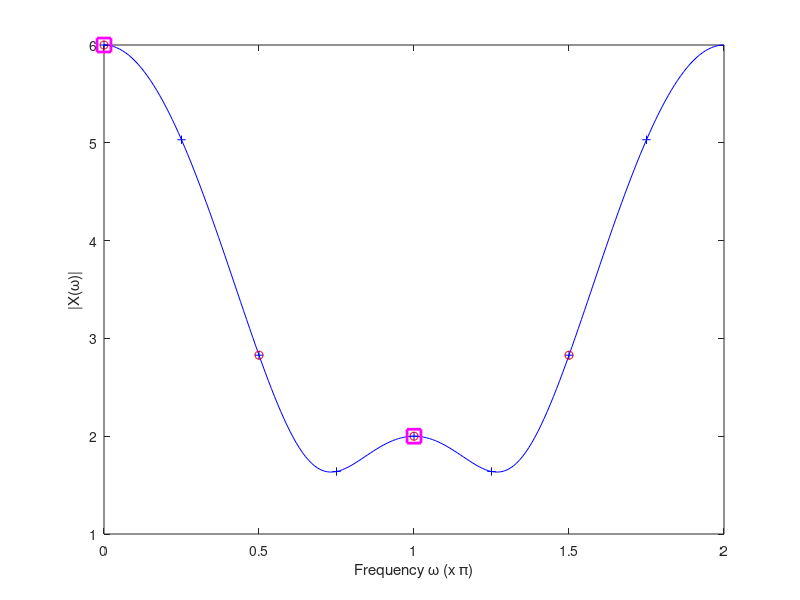

The MATLAB source for this figure: (Note: this script raises an error after producing the figure.)
% to demonstrate the relationship between DTFT, DFS and DFT

% first, consider a length-4 signal x(n)=[0, 1, 2, 3] for 0<=n<=3

x = [0:3];

% its DTFT
w = [0:0.01*pi:2*pi];
% find its DTFT
Xw = exp(-j*w) + 2*exp(-j*2*w) + 3* exp(-j*3*w);

% DFS
% sample Xw 4 points per 2pi
N = 4;
w1 = [0:N-1]/N * 2 *pi;
Xw1 = exp(-j*w1) + 2*exp(-j*2*w1) + 3* exp(-j*3*w1);
% IDFS
x1 = ifft(Xw1);
% periodic extension of x1 in the time domain
n = 12;
x1 = repmat(x1, [1, n/N]);

% sample Xw 8 points per 2pi
N = 8;
w2 = [0:N-1]/N * 2 *pi;
Xw2 = exp(-j*w2) + 2*exp(-j*2*w2) + 3* exp(-j*3*w2);
% IDFS
x2 = ifft(Xw2);
% periodic extension of x1 in the time domain
x2 = repmat(x2, [1, ceil(n/N)]);
x2 = x2(1:n);

% sample Xw 2 points per 2pi
N = 2;
w3 = [0:N-1]/N * 2 *pi;
Xw3 = exp(-j*w3) + 2*exp(-j*2*w3) + 3* exp(-j*3*w3);
% IDFS
x3 = ifft(Xw3);
% periodic extension of x1 in the time domain
x3 = repmat(x3, [1, n/N]);

% plot the frequency spectrum
figure(1);
plot(w/pi, abs(Xw), 'b-', w1/pi, abs(Xw1), 'ro', w2/pi, abs(Xw2), 'b+', w3/pi, abs(Xw3), 'ms', ...
    'LineWidth',2, 'MarkerSize', 10);
xlabel('Frequency \omega (x \pi)'); ylabel('|X(\omega)|');
legend('DTFT', 'sampled DTFT, N=4', 'sampled DTFT, N=2', 'sampled DTFT, N=8',0);

% plot the corresponding time-domain signals
figure(2);
subplot(2,2,1);
stem([0:n-1], [x, zeros(1,n-4)]); xlabel('n'); ylabel('x(n)');
subplot(2,2,2);
stem([0:n-1], x1); xlabel('n'); ylabel('x_1(n), N=4');
subplot(2,2,3);
stem([0:n-1], x2); xlabel('n'); ylabel('x_2(n), N=8');
subplot(2,2,4);
stem([0:n-1], x3); xlabel('n'); ylabel('x_3(n), N=2');

clear all; 

%% Now, consider the 5-point moving average filter
x = ones(1,5);

% find its DTFT
w = 0:0.01*pi:2*pi;
Xw = 1 + exp(-j*w) + exp(-j*2*w) + exp(-j*3*w) + exp(-j*4*w);

% its 5-point DFT
N = 5;
XFFT1 = fft(x,N);
w1 = [ 0 : N-1 ]/N * 2 * pi;

% its 10-point DFT
N = 10;
XFFT2 = fft(x,N);
w2 = [ 0 : N-1 ]/N * 2 * pi;

% plot DTFT and DFT
figure(3)
plot(w/pi, abs(Xw), 'b-', w1/pi, abs(XFFT1), 'ro', w2/pi, abs(XFFT2), ...
    'm+', 'LineWidth', 2, 'MarkerSize', 10);
legend('DTFT', '5-point DFT', '10-point DFT',0);
xlabel('Frequency \omega (x \pi)'); ylabel('|X(\omega)|');